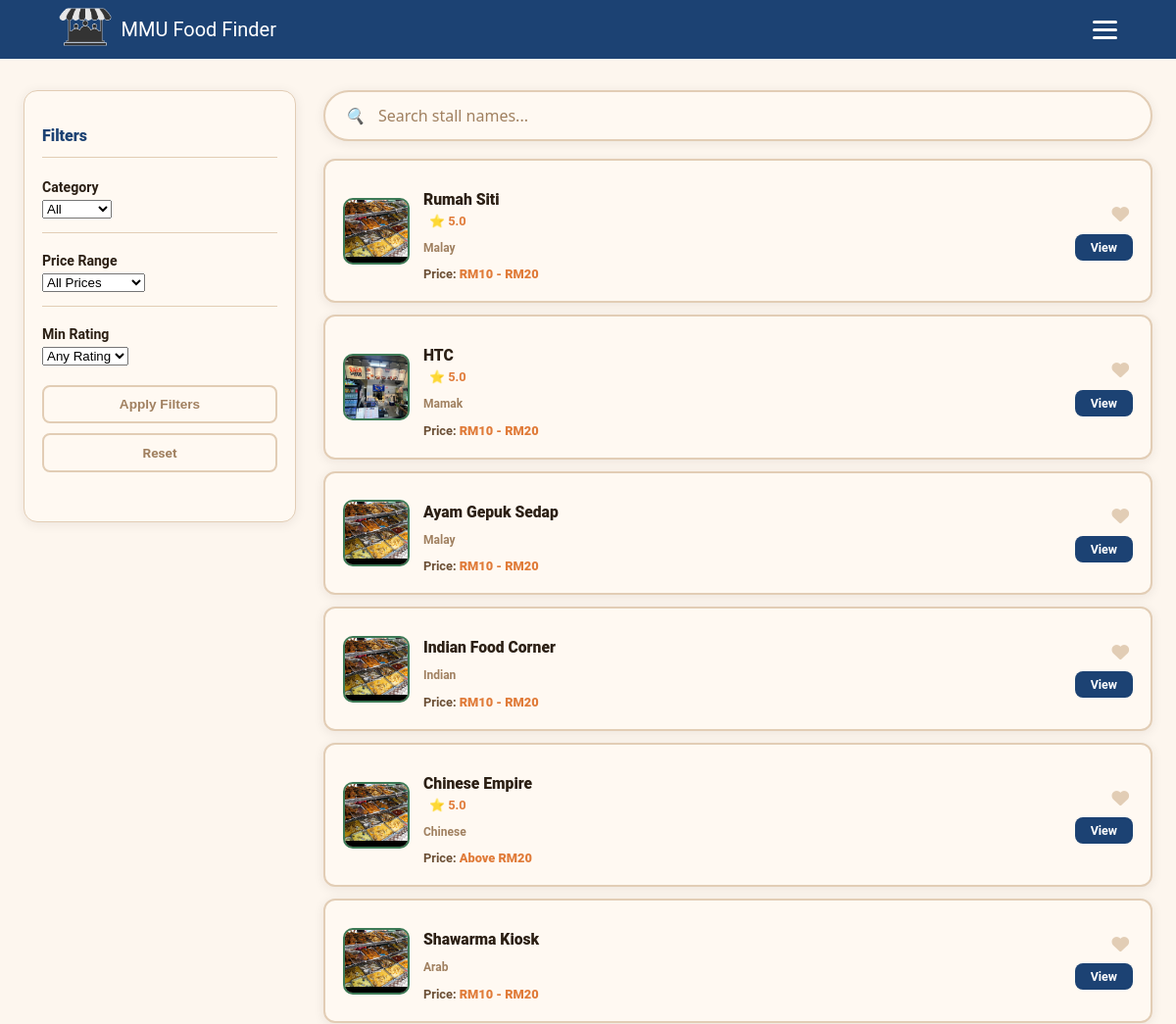
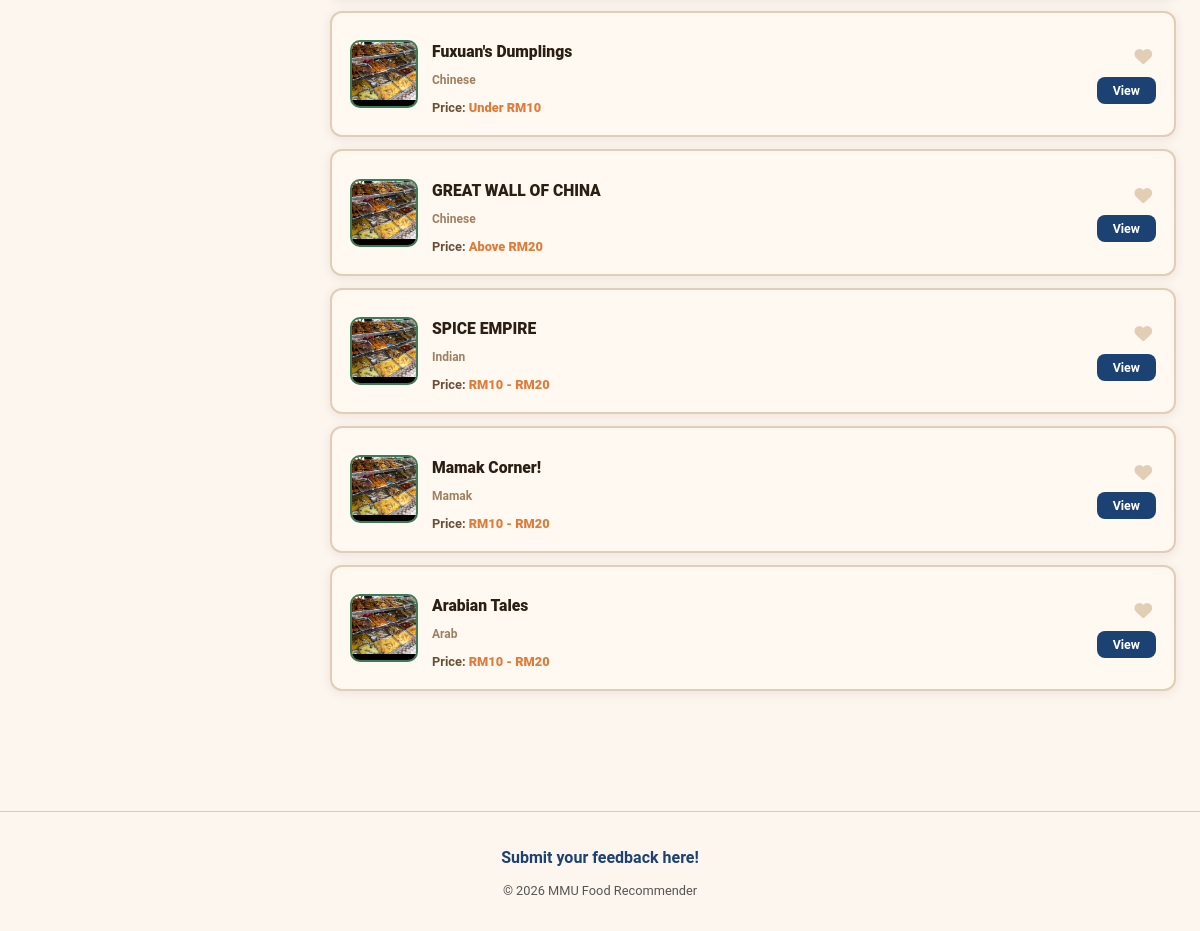
Before: /explore with the older database file (2 pictures, top to bottom).
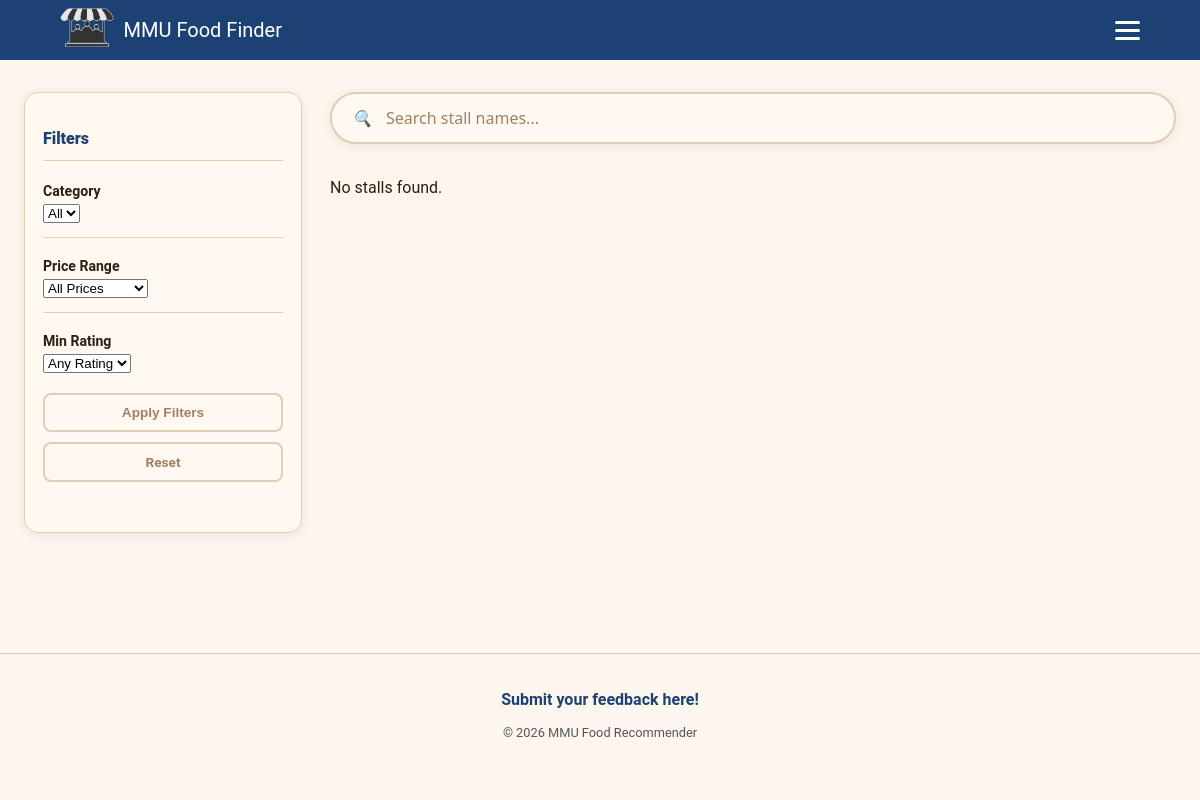
After: the same page with the newer database file.
### app.py (models this page shows)
class Stall(db.Model):
    id = db.Column(db.Integer, primary_key=True)
    name = db.Column(db.String(120), nullable=False)
    location_id = db.Column(db.Integer, db.ForeignKey('location.id'), nullable=False)
    category = db.Column(db.String(100))
    description = db.Column(db.Text)
    manager_id = db.Column(db.Integer, db.ForeignKey('user.id'))
    food_type = db.Column(db.String(50))
    price_range = db.Column(db.String(10), nullable=False, default="RM")
    image_file = db.Column(db.String(100), nullable=False, default='default_stall.jpg')
    reviews = db.relationship('Review', backref='stall', cascade="all, delete-orphan", lazy=True)

### app.py (the view)
@app.route('/explore')
def explore():
    from sqlalchemy import func
    query = db.session.query(
        Stall,
        func.avg(Review.rating).label('avg_rating')
    ).outerjoin(Review).group_by(Stall.id)
    cat_filter = request.args.get('category')
    loc_filter = request.args.get('location')
    ftype = request.args.get('food_type')
    price = request.args.get('price_range')
    search = request.args.get('search')
    rating_filter = request.args.get('rating')
    if rating_filter:
      query = query.having(func.avg(Review.rating) >= float(rating_filter))
    if cat_filter:
        query = query.filter(func.lower(Stall.category) == cat_filter.lower())
    if loc_filter:
        query = query.filter(Stall.location_id == loc_filter)
    if ftype:
        query = query.filter(Stall.food_type == ftype)
    if price:
        query = query.filter(Stall.price_range == price)
    if search:
        query = query.filter(Stall.name.contains(search))
    results = query.all()
    processed_stalls = []
    for stall, avg_rating in results:
        stall.rating = avg_rating if avg_rating else 0
        processed_stalls.append(stall)
    locations = Location.query.all()
    categories = db.session.query(Stall.category).distinct().all()
    categories = [c[0] for c in categories if c[0]]
    user_fav_ids = []
    if current_user.is_authenticated:
        favs = Favourite.query.filter_by(user_id=current_user.id).all()
        user_fav_ids = [f.stall_id for f in favs]
    return render_template('explore.html', stalls=processed_stalls, locations=locations, categories=categories, user_fav_ids=user_fav_ids)

### templates/explore.html (shortened to what this page needs)
{% extends "base.html" %}
{% block body_class %}page-explore{% endblock %}
{% block content %}
<main class="page-layout">
    <aside class="sidebar">
        <h3 class="sidebar-title">Filters</h3>
        <form action="{{ url_for('explore') }}" method="GET">
            <div class="filter-group">
                <label class="filter-label">Category</label>
                <select name="category">
                    <option value="">All</option>
                </select>
            </div>
            <div class="filter-group">
                <label class="filter-label">Price Range</label>
                <select name="price_range">
                    <option value="">All Prices</option>
                </select>
            </div>
            <div class="filter-group">
                <label class="filter-label">Min Rating</label>
                <select name="rating">
                    <option value="">Any Rating</option>
                </select>
<div class="filter-actions">
    <button type="submit" class="apply-btn">Apply Filters</button>
    <a href="{{ url_for('explore') }}" class="reset-btn">Reset</a>
</div>
        </form>
    </aside>
    <section class="search-main">
        <form action="{{ url_for('explore') }}" method="GET" class="search-bar-wrapper">
            <i class="search-icon">🔍</i>
            <input type="text" name="search" class="search-input" placeholder="Search stall names..." value="{{ request.args.get('search', '') }}">
        </form>
        <div class="stall-list">
            {% for stall in stalls %}
                <a href="{{ url_for('stall_details', stall_id=stall.id) }}" class="stall-card-link">
                    <div class="stall-card">
                        <div class="stall-card-left">
                            <div class="stall-thumb">
                                {% if stall.image_file and stall.image_file != 'default_stall.jpg' %}
                                    <img src="{{ url_for('static', filename='uploads/' + stall.image_file) }}" alt="{{ stall.name }}">
                                {% else %}
                                    <img src="{{ url_for('static', filename='default_stall.jpg') }}" alt="Default Stall">
                                {% endif %}
                            </div>
                            <div>
                                <h3 class="stall-name">{{ stall.name }}</h3>{% if stall.rating %}<span class="stall-rating">⭐ {{ "%.1f"|format(stall.rating) }}</span>{% endif %}
                                <p class="stall-cat">{{ stall.category }}</p>
                                <p class="stall-price">Price: <span>{{ stall.price_range }}</span></p>
                            </div>
                        </div>
                        <div class="stall-card-right">
                            <button class="fav-btn" onclick="event.preventDefault(); event.stopPropagation(); toggleExploreFavorite(this, {{ stall.id }});">
                                <i class="fa fa-heart {% if stall.id in user_fav_ids %}is-favorited{% endif %}"></i>
                            </button>
                            <span class="view-btn">View</span>
                        </div>
                    </div>
                </a>
            {% else %}
                <p>No stalls found.</p>
            {% endfor %}
        </div>
    </section>
</main>
{% endblock %}

Changed rows visible on the page:
removed Stall: name "Rumah Siti", rating "5.0", category "Malay", price_range "RM10 - RM20"
removed Stall: image_file (picture), name "HTC", rating "5.0", category "Mamak", price_range "RM10 - RM20"
removed Stall: name "Ayam Gepuk Sedap", category "Malay", price_range "RM10 - RM20"
removed Stall: name "Indian Food Corner", category "Indian", price_range "RM10 - RM20"
removed Stall: name "Chinese Empire", rating "5.0", category "Chinese", price_range "Above RM20"
removed Stall: name "Shawarma Kiosk", category "Arab", price_range "RM10 - RM20"
removed Stall: name "Fuxuan's Dumplings", category "Chinese", price_range "Under RM10"
removed Stall: name "GREAT WALL OF CHINA", category "Chinese", price_range "Above RM20"
removed Stall: name "SPICE EMPIRE", category "Indian", price_range "RM10 - RM20"
removed Stall: name "Mamak Corner!", category "Mamak", price_range "RM10 - RM20"
removed Stall: name "Arabian Tales", category "Arab", price_range "RM10 - RM20"
Other visible differences:
text now shown: "No stalls found."
